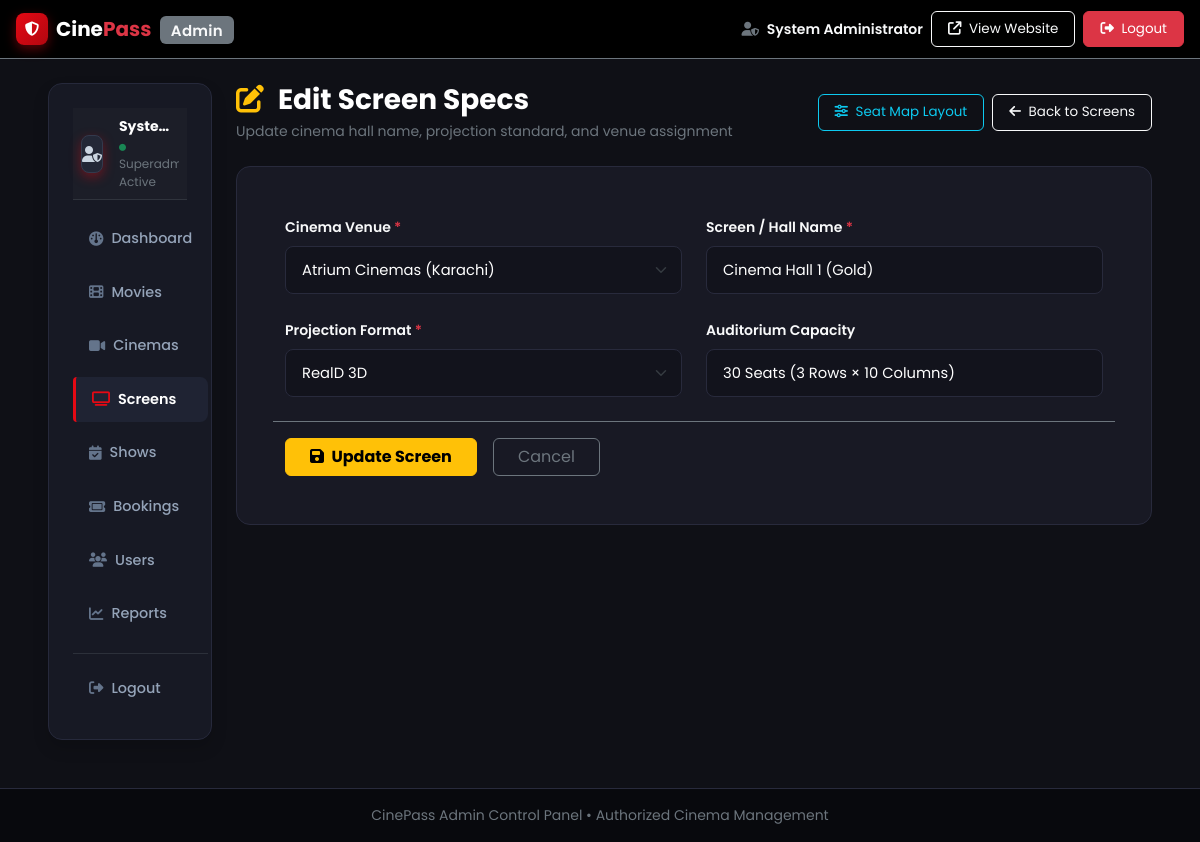
Page /admin/screens/edit.php?id=1 (signed in) on the committed database.
### tables this page shows
CREATE TABLE `screens` (
    `id` INT AUTO_INCREMENT PRIMARY KEY,
    `cinema_id` INT NOT NULL,
    `screen_name` VARCHAR(100) NOT NULL,  
    `screen_type` ENUM('2D', '3D', 'IMAX', '4DX') DEFAULT '2D',
    `total_seats` INT NOT NULL DEFAULT 60,
    `rows_count` INT NOT NULL DEFAULT 6,
    `cols_count` INT NOT NULL DEFAULT 10,
    `created_at` TIMESTAMP DEFAULT CURRENT_TIMESTAMP,
    CONSTRAINT `fk_screens_cinema`
        FOREIGN KEY (`cinema_id`) REFERENCES `cinemas`(`id`)
        ON DELETE CASCADE ON UPDATE CASCADE,
    INDEX `idx_screens_cinema_id` (`cinema_id`)
);

CREATE TABLE `cinemas` (
    `id` INT AUTO_INCREMENT PRIMARY KEY,
    `name` VARCHAR(150) NOT NULL,
    `city` VARCHAR(100) NOT NULL DEFAULT 'Karachi',
    `location` TEXT NOT NULL,
    `contact_number` VARCHAR(30) NOT NULL,
    `email` VARCHAR(150) NULL,
    `created_at` TIMESTAMP DEFAULT CURRENT_TIMESTAMP
);

### includes/functions.php (called while the page is built, shortened)
<?php
function url($path = '') {
    return BASE_URL . ltrim($path, '/');
}

### admin/screens/edit.php (the view, shortened to what this page needs)
<?php
require_once __DIR__ . '/../../includes/functions.php';
$screenId = isset($_GET['id']) ? (int)$_GET['id'] : 0;
$db = getDB();
$stmt = $db->prepare("SELECT * FROM screens WHERE id = ? LIMIT 1");
$stmt->execute([$screenId]);
$screen = $stmt->fetch();
$cinemas = $db->query("SELECT id, name, city FROM cinemas ORDER BY name ASC")->fetchAll();
$cinemaId   = $screen['cinema_id'];
$screenName = $screen['screen_name'];
$screenType = $screen['screen_type'];
$rowsCount  = $screen['rows_count'];
$colsCount  = $screen['cols_count'];
$totalSeats = $screen['total_seats'];
require_once __DIR__ . '/../includes/header.php';
?>
<div class="container-fluid py-4 px-lg-5 flex-grow-1">
    <div class="row g-4">
        <div class="col-lg-3 col-xl-2">
            <?php require_once __DIR__ . '/../includes/sidebar.php'; ?>
        </div>
        <div class="col-lg-9 col-xl-10">
            <div class="d-flex justify-content-between align-items-center mb-4 flex-wrap gap-2">
                <div>
                    <h3 class="text-white fw-bold mb-1"><i class="fa-solid fa-pen-to-square text-warning me-2"></i> Edit Screen Specs</h3>
                    <p class="text-secondary small mb-0">Update cinema hall name, projection standard, and venue assignment</p>
                </div>
                <div class="d-flex gap-2">
                    <a href="<?= url('admin/screens/configure.php?id=' . $screenId) ?>" class="btn btn-outline-info btn-sm">
                        <i class="fa-solid fa-sliders me-1"></i> Seat Map Layout
                    </a>
                    <a href="<?= url('admin/screens/index.php') ?>" class="btn btn-outline-light btn-sm">
                        <i class="fa-solid fa-arrow-left me-1"></i> Back to Screens
                    </a>
                </div>
            </div>
            <div class="cine-card p-4 p-md-5">
                <form action="<?= url('admin/screens/edit.php?id=' . $screenId) ?>" method="POST">
                    <div class="row g-4">
                        <div class="col-md-6">
                            <label class="form-label text-light small fw-semibold">Cinema Venue <span class="text-danger">*</span></label>
                            <select name="cinema_id" class="form-select cine-form-control" required>
                                <?php foreach ($cinemas as $c): ?>
                                    <option value="<?= $c['id'] ?>" <?= $cinemaId === (int)$c['id'] ? 'selected' : '' ?>>
                                        <?= htmlspecialchars($c['name']) ?> (<?= htmlspecialchars($c['city']) ?>)
                                    </option>
                                <?php endforeach; ?>
                            </select>
                        </div>
                        <div class="col-md-6">
                            <label class="form-label text-light small fw-semibold">Screen / Hall Name <span class="text-danger">*</span></label>
                            <input type="text" name="screen_name" class="form-control cine-form-control" value="<?= htmlspecialchars($screenName) ?>" required>
                        </div>
                        <div class="col-md-6">
                            <label class="form-label text-light small fw-semibold">Projection Format <span class="text-danger">*</span></label>
                            <select name="screen_type" class="form-select cine-form-control">
                                <option value="3D" <?= $screenType === '3D' ? 'selected' : '' ?>>RealD 3D</option>
                            </select>
                        </div>
                        <div class="col-md-6">
                            <label class="form-label text-light small fw-semibold">Auditorium Capacity</label>
                            <input type="text" class="form-control cine-form-control text-muted" value="<?= htmlspecialchars($totalSeats) ?> Seats (<?= htmlspecialchars($rowsCount) ?> Rows &times; <?= htmlspecialchars($colsCount) ?> Columns)" readonly disabled>
                        </div>
                        <div class="col-12 pt-3 border-top border-secondary d-flex gap-3">
                            <button type="submit" class="btn btn-warning fw-bold px-4">
                                <i class="fa-solid fa-floppy-disk me-1"></i> Update Screen
                            </button>
                            <a href="<?= url('admin/screens/index.php') ?>" class="btn btn-outline-secondary px-4">
                                Cancel
                            </a>
                        </div>
                    </div>
                </form>
            </div>
        </div>
    </div>
</div>
<?php require_once __DIR__ . '/../includes/footer.php'; ?>

### assets/css/style.css (style rules this page uses)
:root { --cine-bg: #0f1016; --cine-dark: #0a0b0e; --cine-card-bg: #181924; --cine-card-hover: #1f2030; --cine-card-border: #282a3c; --cine-primary: #e50914; --cine-primary-hover: #f40612; --cine-accent: #f5c518; --cine-text: #f0f2f5; --cine-text-muted: #9ca3af; --cine-nav-bg: rgba(15, 16, 22, 0.95); }
body.cine-body { background-color: var(--cine-bg); color: var(--cine-text); font-family: 'Poppins', sans-serif; min-height: 100vh; display: flex; flex-direction: column; }
.cine-card { background-color: var(--cine-card-bg); border: 1px solid var(--cine-card-border); border-radius: 14px; transition: transform 0.28s cubic-bezier(0.4, 0, 0.2, 1), border-color 0.28s ease, box-shadow 0.28s ease; overflow: hidden; }
.cine-form-control { background-color: #12131c !important; border: 1px solid var(--cine-card-border) !important; color: #ffffff !important; border-radius: 8px; padding: 0.75rem 1rem; transition: border-color 0.2s ease, box-shadow 0.2s ease; }
.cine-form-control::placeholder { color: #6c757d; }
.cine-form-control, .form-control, .form-select { padding: 0.75rem 1rem !important; font-size: 0.92rem; border-radius: 8px !important; }
.btn-sm { padding: 0.45rem 1rem !important; font-size: 0.84rem; border-radius: 6px; }
.cine-card { border-radius: 14px; }

### assets/css/admin.css (style rules this page uses)
:root { --admin-bg: #0b0c10; --admin-surface: #12141d; --admin-card: #171924; --admin-card-hover: #1e202f; --admin-border: #26293b; --admin-accent-gold: #f5c518; --admin-accent-gold-dark: #d49a00; --admin-accent-red: #e50914; --admin-accent-blue: #3b82f6; --admin-accent-green: #10b981; --admin-sidebar-width: 250px; }

### assets/css/responsive.css (style rules this page uses)
html { -webkit-text-size-adjust: 100%; }

### rows in the picture
screens: cinema_id "Atrium Cinemas (Karachi)", screen_name "Cinema Hall 1 (Gold)", screen_type "RealD 3D", total_seats+rows_count+cols_count "30 Seats (3 Rows × 10 Columns)"

### other values in the picture
$_SESSION['admin_name'] "System Administrator"
$_SESSION['admin_name'] "Syste…"
